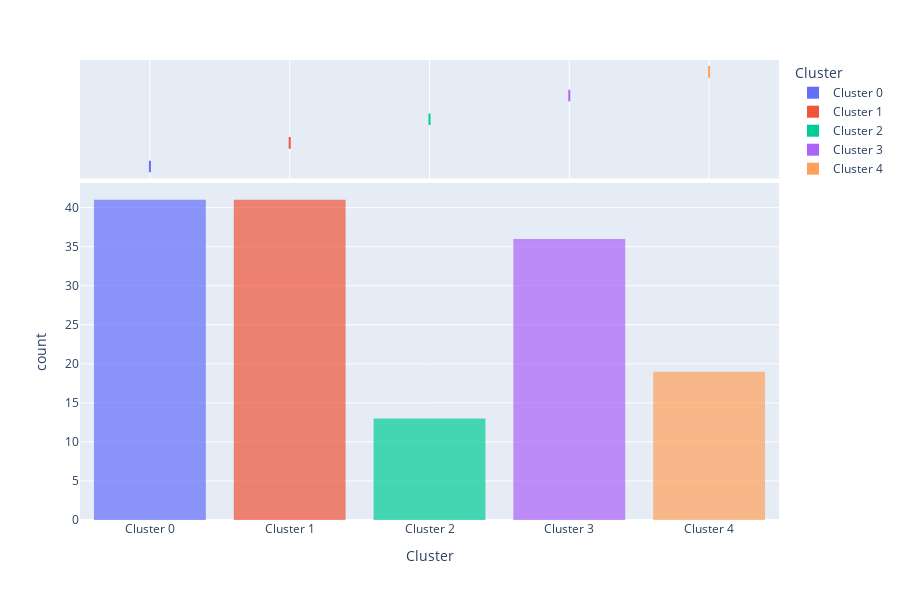

The cell this chart's notebook holds for it:
### Code cell
plot_model(kmeans, plot = 'distribution') #to see size of clusters

### Figure 1 — Plotly figure (JSON) as saved in the notebook; plotly's stock layout.template omitted (floating-point values rounded to 4 significant figures)
{"data": [{"alignmentgroup": "True", "bingroup": "x", "hovertemplate": "Cluster=%{x}<br>count=%{y}<extra></extra>", "legendgroup": "Cluster 0", "marker": {"color": "#636efa", "opacity": 0.7}, "name": "Cluster 0", "offsetgroup": "Cluster 0", "orientation": "v", "showlegend": true, "type": "histogram", "x": ["Cluster 0", "Cluster 0", "Cluster 0", "Cluster 0", "Cluster 0", "Cluster 0", "Cluster 0", "Cluster 0", "Cluster 0", "Cluster 0", "Cluster 0", "Cluster 0", "Cluster 0", "Cluster 0", "Cluster 0", "Cluster 0", "Cluster 0", "Cluster 0", "Cluster 0", "Cluster 0", "Cluster 0", "Cluster 0", "Cluster 0", "Cluster 0", "Cluster 0", "Cluster 0", "Cluster 0", "Cluster 0", "Cluster 0", "Cluster 0", "Cluster 0", "Cluster 0", "Cluster 0", "Cluster 0", "Cluster 0", "Cluster 0", "Cluster 0", "Cluster 0", "Cluster 0", "Cluster 0", "Cluster 0"], "xaxis": "x", "yaxis": "y"}, {"alignmentgroup": "True", "customdata": [[6.7, 3.3, "Cluster 0"], [6, 3.4, "Cluster 0"], [7.7, 2.8, "Cluster 0"], [6.7, 3.1, "Cluster 0"], [6.9, 3.2, "Cluster 0"], [7.7, 2.6, "Cluster 0"], [7.7, 3.8, "Cluster 0"], [6.5, 3, "Cluster 0"], [6.4, 3.2, "Cluster 0"], [6.6, 2.9, "Cluster 0"], [6.8, 3, "Cluster 0"], [6.5, 3.2, "Cluster 0"], [7.2, 3.6, "Cluster 0"], [6.3, 3.3, "Cluster 0"], [7.3, 2.9, "Cluster 0"], [7.6, 3, "Cluster 0"], [6.5, 3, "Cluster 0"], [7.1, 3, "Cluster 0"], [6.3, 3.3, "Cluster 0"], [6.9, 3.1, "Cluster 0"], [6.4, 3.2, "Cluster 0"], [7.2, 3.2, "Cluster 0"], [7, 3.2, "Cluster 0"], [6.9, 3.1, "Cluster 0"], [6.8, 3.2, "Cluster 0"], [6.6, 3, "Cluster 0"], [6.9, 3.1, "Cluster 0"], [6.7, 3.1, "Cluster 0"], [6.2, 3.4, "Cluster 0"], [6.8, 2.8, "Cluster 0"], [6.4, 3.1, "Cluster 0"], [6.7, 3.3, "Cluster 0"], [6.3, 3.4, "Cluster 0"], [6.7, 3, "Cluster 0"], [6.7, 3.1, "Cluster 0"], [7.9, 3.8, "Cluster 0"], [7.4, 2.8, "Cluster 0"], [7.2, 3, "Cluster 0"], [6.5, 3, "Cluster 0"], [7.7, 3, "Cluster 0"], [6.7, 3, "Cluster 0"]], "hovertemplate": "Cluster=%{customdata[2]}<br>0=%{customdata[0]}<br>1=%{customdata[1]}<extra></extra>", "legendgroup": "Cluster 0", "marker": {"color": "#636efa"}, "name": "Cluster 0", "notched": true, "offsetgroup": "Cluster 0", "showlegend": false, "type": "box", "x": ["Cluster 0", "Cluster 0", "Cluster 0", "Cluster 0", "Cluster 0", "Cluster 0", "Cluster 0", "Cluster 0", "Cluster 0", "Cluster 0", "Cluster 0", "Cluster 0", "Cluster 0", "Cluster 0", "Cluster 0", "Cluster 0", "Cluster 0", "Cluster 0", "Cluster 0", "Cluster 0", "Cluster 0", "Cluster 0", "Cluster 0", "Cluster 0", "Cluster 0", "Cluster 0", "Cluster 0", "Cluster 0", "Cluster 0", "Cluster 0", "Cluster 0", "Cluster 0", "Cluster 0", "Cluster 0", "Cluster 0", "Cluster 0", "Cluster 0", "Cluster 0", "Cluster 0", "Cluster 0", "Cluster 0"], "xaxis": "x2", "yaxis": "y2"}, {"alignmentgroup": "True", "bingroup": "x", "hovertemplate": "Cluster=%{x}<br>count=%{y}<extra></extra>", "legendgroup": "Cluster 1", "marker": {"color": "#EF553B", "opacity": 0.7}, "name": "Cluster 1", "offsetgroup": "Cluster 1", "orientation": "v", "showlegend": true, "type": "histogram", "x": ["Cluster 1", "Cluster 1", "Cluster 1", "Cluster 1", "Cluster 1", "Cluster 1", "Cluster 1", "Cluster 1", "Cluster 1", "Cluster 1", "Cluster 1", "Cluster 1", "Cluster 1", "Cluster 1", "Cluster 1", "Cluster 1", "Cluster 1", "Cluster 1", "Cluster 1", "Cluster 1", "Cluster 1", "Cluster 1", "Cluster 1", "Cluster 1", "Cluster 1", "Cluster 1", "Cluster 1", "Cluster 1", "Cluster 1", "Cluster 1", "Cluster 1", "Cluster 1", "Cluster 1", "Cluster 1", "Cluster 1", "Cluster 1", "Cluster 1", "Cluster 1", "Cluster 1", "Cluster 1", "Cluster 1"], "xaxis": "x", "yaxis": "y"}, {"alignmentgroup": "True", "customdata": [[5.6, 2.7, "Cluster 1"], [5.8, 2.6, "Cluster 1"], [6, 2.7, "Cluster 1"], [5.4, 3, "Cluster 1"], [5.6, 3, "Cluster 1"], [6, 2.9, "Cluster 1"], [5.8, 2.7, "Cluster 1"], [6.1, 3, "Cluster 1"], [6.4, 2.9, "Cluster 1"], [6.4, 2.7, "Cluster 1"], [5.7, 2.9, "Cluster 1"], [6.3, 2.5, "Cluster 1"], [5.8, 2.7, "Cluster 1"], [6, 3, "Cluster 1"], [6.1, 2.6, "Cluster 1"], [6.3, 2.8, "Cluster 1"], [6.4, 2.8, "Cluster 1"], [6.4, 2.8, "Cluster 1"], [6.1, 3, "Cluster 1"], [5.7, 3, "Cluster 1"], [6.2, 2.8, "Cluster 1"], [5.6, 2.8, "Cluster 1"], [5.8, 2.8, "Cluster 1"], [6.1, 2.8, "Cluster 1"], [6.7, 2.5, "Cluster 1"], [6.3, 2.9, "Cluster 1"], [5.8, 2.7, "Cluster 1"], [5.7, 2.8, "Cluster 1"], [6.2, 2.9, "Cluster 1"], [6.3, 2.7, "Cluster 1"], [6.3, 2.5, "Cluster 1"], [5.9, 3, "Cluster 1"], [5.9, 3.2, "Cluster 1"], [5.9, 3, "Cluster 1"], [6.5, 2.8, "Cluster 1"], [5.6, 2.9, "Cluster 1"], [6.1, 2.9, "Cluster 1"], [5.8, 2.7, "Cluster 1"], [6.1, 2.8, "Cluster 1"], [5.6, 3, "Cluster 1"], [5.7, 2.8, "Cluster 1"]], "hovertemplate": "Cluster=%{customdata[2]}<br>0=%{customdata[0]}<br>1=%{customdata[1]}<extra></extra>", "legendgroup": "Cluster 1", "marker": {"color": "#EF553B"}, "name": "Cluster 1", "notched": true, "offsetgroup": "Cluster 1", "showlegend": false, "type": "box", "x": ["Cluster 1", "Cluster 1", "Cluster 1", "Cluster 1", "Cluster 1", "Cluster 1", "Cluster 1", "Cluster 1", "Cluster 1", "Cluster 1", "Cluster 1", "Cluster 1", "Cluster 1", "Cluster 1", "Cluster 1", "Cluster 1", "Cluster 1", "Cluster 1", "Cluster 1", "Cluster 1", "Cluster 1", "Cluster 1", "Cluster 1", "Cluster 1", "Cluster 1", "Cluster 1", "Cluster 1", "Cluster 1", "Cluster 1", "Cluster 1", "Cluster 1", "Cluster 1", "Cluster 1", "Cluster 1", "Cluster 1", "Cluster 1", "Cluster 1", "Cluster 1", "Cluster 1", "Cluster 1", "Cluster 1"], "xaxis": "x2", "yaxis": "y2"}, {"alignmentgroup": "True", "bingroup": "x", "hovertemplate": "Cluster=%{x}<br>count=%{y}<extra></extra>", "legendgroup": "Cluster 2", "marker": {"color": "#00cc96", "opacity": 0.7}, "name": "Cluster 2", "offsetgroup": "Cluster 2", "orientation": "v", "showlegend": true, "type": "histogram", "x": ["Cluster 2", "Cluster 2", "Cluster 2", "Cluster 2", "Cluster 2", "Cluster 2", "Cluster 2", "Cluster 2", "Cluster 2", "Cluster 2", "Cluster 2", "Cluster 2", "Cluster 2"], "xaxis": "x", "yaxis": "y"}, {"alignmentgroup": "True", "customdata": [[5.1, 3.7, "Cluster 2"], [5.1, 3.8, "Cluster 2"], [5.1, 3.8, "Cluster 2"], [5.7, 3.8, "Cluster 2"], [5.5, 4.2, "Cluster 2"], [5.1, 3.8, "Cluster 2"], [5.4, 3.9, "Cluster 2"], [5.3, 3.7, "Cluster 2"], [5.7, 4.4, "Cluster 2"], [5.2, 4.1, "Cluster 2"], [5.8, 4, "Cluster 2"], [5.4, 3.7, "Cluster 2"], [5.4, 3.9, "Cluster 2"]], "hovertemplate": "Cluster=%{customdata[2]}<br>0=%{customdata[0]}<br>1=%{customdata[1]}<extra></extra>", "legendgroup": "Cluster 2", "marker": {"color": "#00cc96"}, "name": "Cluster 2", "notched": true, "offsetgroup": "Cluster 2", "showlegend": false, "type": "box", "x": ["Cluster 2", "Cluster 2", "Cluster 2", "Cluster 2", "Cluster 2", "Cluster 2", "Cluster 2", "Cluster 2", "Cluster 2", "Cluster 2", "Cluster 2", "Cluster 2", "Cluster 2"], "xaxis": "x2", "yaxis": "y2"}, {"alignmentgroup": "True", "bingroup": "x", "hovertemplate": "Cluster=%{x}<br>count=%{y}<extra></extra>", "legendgroup": "Cluster 3", "marker": {"color": "#ab63fa", "opacity": 0.7}, "name": "Cluster 3", "offsetgroup": "Cluster 3", "orientation": "v", "showlegend": true, "type": "histogram", "x": ["Cluster 3", "Cluster 3", "Cluster 3", "Cluster 3", "Cluster 3", "Cluster 3", "Cluster 3", "Cluster 3", "Cluster 3", "Cluster 3", "Cluster 3", "Cluster 3", "Cluster 3", "Cluster 3", "Cluster 3", "Cluster 3", "Cluster 3", "Cluster 3", "Cluster 3", "Cluster 3", "Cluster 3", "Cluster 3", "Cluster 3", "Cluster 3", "Cluster 3", "Cluster 3", "Cluster 3", "Cluster 3", "Cluster 3", "Cluster 3", "Cluster 3", "Cluster 3", "Cluster 3", "Cluster 3", "Cluster 3", "Cluster 3"], "xaxis": "x", "yaxis": "y"}, {"alignmentgroup": "True", "customdata": [[4.3, 3, "Cluster 3"], [4.9, 3, "Cluster 3"], [4.7, 3.2, "Cluster 3"], [5.2, 3.4, "Cluster 3"], [4.7, 3.2, "Cluster 3"], [5.2, 3.5, "Cluster 3"], [5, 3.4, "Cluster 3"], [5, 3, "Cluster 3"], [4.8, 3.4, "Cluster 3"], [5.1, 3.3, "Cluster 3"], [4.6, 3.1, "Cluster 3"], [4.8, 3, "Cluster 3"], [5.4, 3.4, "Cluster 3"], [5, 3.6, "Cluster 3"], [4.6, 3.4, "Cluster 3"], [5, 3.4, "Cluster 3"], [5.1, 3.5, "Cluster 3"], [4.4, 2.9, "Cluster 3"], [4.9, 3.1, "Cluster 3"], [4.8, 3.4, "Cluster 3"], [4.6, 3.6, "Cluster 3"], [4.8, 3.1, "Cluster 3"], [5, 3.2, "Cluster 3"], [5, 3.3, "Cluster 3"], [5.4, 3.4, "Cluster 3"], [4.6, 3.2, "Cluster 3"], [4.8, 3, "Cluster 3"], [5, 3.5, "Cluster 3"], [4.4, 3.2, "Cluster 3"], [5, 3.5, "Cluster 3"], [5.1, 3.5, "Cluster 3"], [5.1, 3.4, "Cluster 3"], [4.4, 3, "Cluster 3"], [4.9, 3.6, "Cluster 3"], [5.5, 3.5, "Cluster 3"], [4.9, 3.1, "Cluster 3"]], "hovertemplate": "Cluster=%{customdata[2]}<br>0=%{customdata[0]}<br>1=%{customdata[1]}<extra></extra>", "legendgroup": "Cluster 3", "marker": {"color": "#ab63fa"}, "name": "Cluster 3", "notched": true, "offsetgroup": "Cluster 3", "showlegend": false, "type": "box", "x": ["Cluster 3", "Cluster 3", "Cluster 3", "Cluster 3", "Cluster 3", "Cluster 3", "Cluster 3", "Cluster 3", "Cluster 3", "Cluster 3", "Cluster 3", "Cluster 3", "Cluster 3", "Cluster 3", "Cluster 3", "Cluster 3", "Cluster 3", "Cluster 3", "Cluster 3", "Cluster 3", "Cluster 3", "Cluster 3", "Cluster 3", "Cluster 3", "Cluster 3", "Cluster 3", "Cluster 3", "Cluster 3", "Cluster 3", "Cluster 3", "Cluster 3", "Cluster 3", "Cluster 3", "Cluster 3", "Cluster 3", "Cluster 3"], "xaxis": "x2", "yaxis": "y2"}, {"alignmentgroup": "True", "bingroup": "x", "hovertemplate": "Cluster=%{x}<br>count=%{y}<extra></extra>", "legendgroup": "Cluster 4", "marker": {"color": "#FFA15A", "opacity": 0.7}, "name": "Cluster 4", "offsetgroup": "Cluster 4", "orientation": "v", "showlegend": true, "type": "histogram", "x": ["Cluster 4", "Cluster 4", "Cluster 4", "Cluster 4", "Cluster 4", "Cluster 4", "Cluster 4", "Cluster 4", "Cluster 4", "Cluster 4", "Cluster 4", "Cluster 4", "Cluster 4", "Cluster 4", "Cluster 4", "Cluster 4", "Cluster 4", "Cluster 4", "Cluster 4"], "xaxis": "x", "yaxis": "y"}, {"alignmentgroup": "True", "customdata": [[5.6, 2.5, "Cluster 4"], [6.2, 2.2, "Cluster 4"], [5.7, 2.6, "Cluster 4"], [5.5, 2.4, "Cluster 4"], [5.5, 2.4, "Cluster 4"], [6, 2.2, "Cluster 4"], [5, 2, "Cluster 4"], [5.2, 2.7, "Cluster 4"], [5.5, 2.5, "Cluster 4"], [4.9, 2.4, "Cluster 4"], [4.9, 2.5, "Cluster 4"], [5.5, 2.6, "Cluster 4"], [5, 2.3, "Cluster 4"], [5.5, 2.3, "Cluster 4"], [6, 2.2, "Cluster 4"], [5.1, 2.5, "Cluster 4"], [4.5, 2.3, "Cluster 4"], [6.3, 2.3, "Cluster 4"], [5.7, 2.5, "Cluster 4"]], "hovertemplate": "Cluster=%{customdata[2]}<br>0=%{customdata[0]}<br>1=%{customdata[1]}<extra></extra>", "legendgroup": "Cluster 4", "marker": {"color": "#FFA15A"}, "name": "Cluster 4", "notched": true, "offsetgroup": "Cluster 4", "showlegend": false, "type": "box", "x": ["Cluster 4", "Cluster 4", "Cluster 4", "Cluster 4", "Cluster 4", "Cluster 4", "Cluster 4", "Cluster 4", "Cluster 4", "Cluster 4", "Cluster 4", "Cluster 4", "Cluster 4", "Cluster 4", "Cluster 4", "Cluster 4", "Cluster 4", "Cluster 4", "Cluster 4"], "xaxis": "x2", "yaxis": "y2"}], "layout": {"barmode": "relative", "height": 600, "legend": {"title": {"text": "Cluster"}, "tracegroupgap": 0}, "margin": {"t": 60}, "xaxis": {"anchor": "y", "categoryarray": ["Cluster 0", "Cluster 1", "Cluster 2", "Cluster 3", "Cluster 4"], "categoryorder": "array", "domain": [0, 1], "title": {"text": "Cluster"}}, "xaxis2": {"anchor": "y2", "domain": [0, 1], "matches": "x", "showgrid": true, "showticklabels": false}, "yaxis": {"anchor": "x", "domain": [0, 0.7326], "title": {"text": "count"}}, "yaxis2": {"anchor": "x2", "domain": [0.7426, 1], "matches": "y2", "showgrid": false, "showline": false, "showticklabels": false, "ticks": ""}}}
